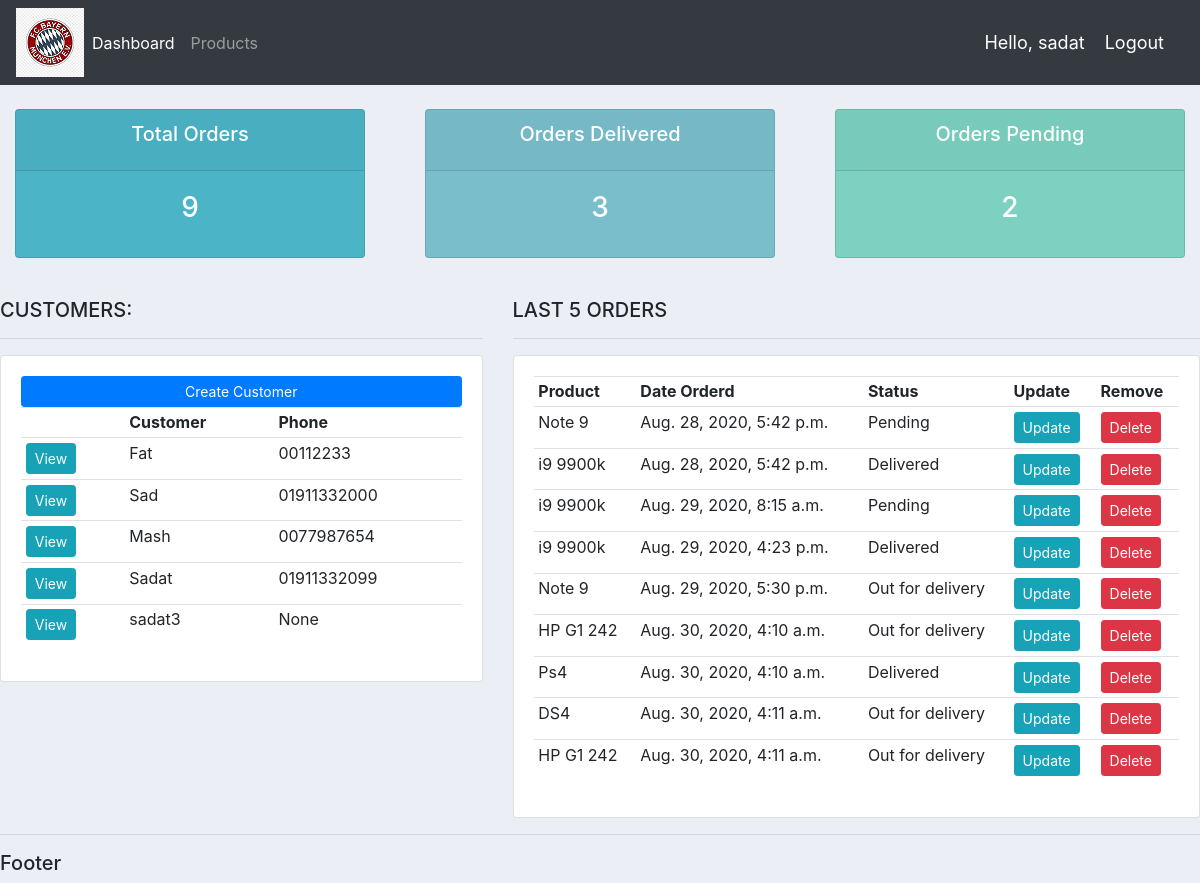
Before: / (signed in) with the older database file.
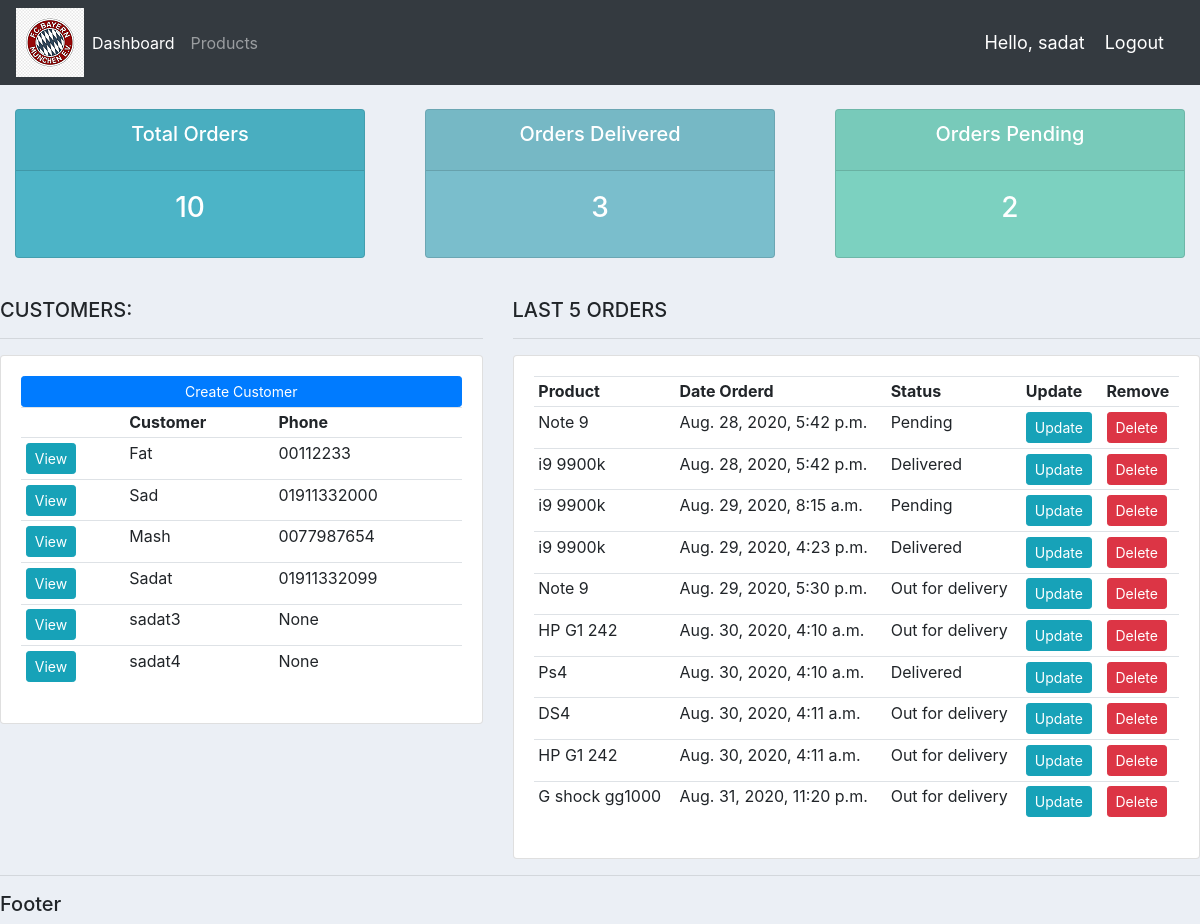
After: the same page with the newer database file.
### accounts/models.py (models this page shows, shortened)
class Customer(models.Model):
    user = models.OneToOneField(User, null=True, on_delete=models.CASCADE)
    name = models.CharField(max_length=200, null=True)
    phone = models.CharField(max_length=200, null=True)
    email = models.CharField(max_length=200, null=True)
    date_created = models.DateTimeField(auto_now_add=True, null=True)

class Order(models.Model):
    STATUS = (
        ('Pending', 'Pending'),
        ('Out for delivery', 'Out for delivery'),
        ('Delivered', 'Delivered'),
    )
    customer = models.ForeignKey(Customer, null=True, on_delete=models.SET_NULL)
    product = models.ForeignKey(Product, null=True, on_delete=models.SET_NULL)
    date_created = models.DateTimeField(auto_now_add=True, null=True)
    status = models.CharField(max_length=200, null=True, choices=STATUS)
    note = models.CharField(max_length=1000, null=True)

class Product(models.Model):
    CATEGORY = (
        ('Indoor', 'Indoor'),
        ('Out Door', 'Out Door'),
    )
    name = models.CharField(max_length=200, null=True)
    price = models.FloatField(null=True)
    category = models.CharField(max_length=200, null=True, choices=CATEGORY)
    description = models.CharField(max_length=200, null=True, blank=True)
    date_created = models.DateTimeField(auto_now_add=True, null=True)
    tags = models.ManyToManyField(Tag)
    def __str__(self):
        return self.name

### accounts/decorators.py (the view)
	def wrapper_function(request, *args, **kwargs):
		group = None
		if request.user.groups.exists():
			group = request.user.groups.all()[0].name
		if group == 'customer':
			return redirect('user-page')
		if group == 'admin':
			return view_func(request, *args, **kwargs)

### accounts/views.py (called while the page is built)
@login_required(login_url='login')
@admin_only
def home(request):
    orders = Order.objects.all()
    customers = Customer.objects.all()
    total_customers = customers.count()
    total_orders = orders.count()
    delivered = orders.filter(status='Delivered').count()
    pending = orders.filter(status='Pending').count()
    context = {'orders': orders, 'customers': customers,
               'total_orders': total_orders, 'delivered': delivered,
               'pending': pending}
    return render(request, 'accounts/dashboard.html', context)

### accounts/templates/accounts/dashboard.html
{%  extends 'accounts/main.html' %}
{% block content %}
{%  include 'accounts/status.html' %}
<br>
<div class="row">
	<div class="col-md-5">
		<h5>CUSTOMERS:</h5>
		<hr>
		<div class="card card-body">
			<a class="btn btn-primary  btn-sm btn-block" href="">Create Customer</a>
			<table class="table table-sm">
				<tr>
					<th></th>
					<th>Customer</th>
					<th>Phone</th>
				</tr>
				{% for customer in customers %}
					<tr>
						<td><a class="btn btn-sm btn-info" href="{% url 'customer' customer.id %}">View</a></td>
						<td>{{customer.name}}</td>
						<td>{{customer.phone}}</td>
					</tr>
				{% endfor %}
			</table>
		</div>
	</div>
	<div class="col-md-7">
		<h5>LAST 5 ORDERS</h5>
		<hr>
		<div class="card card-body">
			<table class="table table-sm">
				<tr>
					<th>Product</th>
					<th>Date Orderd</th>
					<th>Status</th>
					<th>Update</th>
					<th>Remove</th>
				</tr>
				{% for order in orders %}
					<tr>
						<td>{{order.product}}</td>
						<td>{{order.date_created}}</td>
						<td>{{order.status}}</td>
						<td><a class="btn btn-sm btn-info" href="{% url 'update_order' order.id %}">Update</a></td>
						<td><a class="btn btn-sm btn-danger" href="{% url 'delete_order' order.id %}">Delete</a></td>
					</tr>
				{% endfor %}
			</table>
		</div>
	</div>
</div>
{% endblock %}

Changed rows visible on the page:
added Customer: name "sadat4", phone "None"
added Order: product "G shock gg1000", date_created "Aug. 31, 2020, 11:20 p.m.", status "Out for delivery"
Other visible differences:
{{ total_orders }}: "9" → "10"
